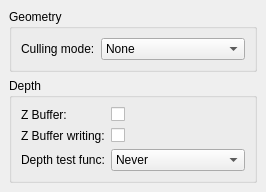
                  <widget class="QWidget" name="scrollAreaWidgetContents_2">
                   <property name="geometry">
                    <rect>
                     <x>0</x>
                     <y>0</y>
                     <width>245</width>
                     <height>174</height>
                    </rect>
                   </property>
                   <layout class="QVBoxLayout" name="verticalLayout_5">
                    <property name="margin">
                     <number>9</number>
                    </property>
                    <item>
                     <widget class="QGroupBox" name="geometryGroupBox">
                      <property name="title">
                       <string>Geometry</string>
                      </property>
                      <layout class="QHBoxLayout" name="horizontalLayout_7" stretch="0,1">
                       <item>
                        <widget class="QLabel" name="label_19">
                         <property name="text">
                          <string>Culling mode:</string>
                         </property>
                        </widget>
                       </item>
                       <item>
                        <widget class="QComboBox" name="cullingMode">
                         <item>
                          <property name="text">
                           <string>None</string>
                          </property>
                         </item>
                         <item>
                          <property name="text">
                           <string>Clockwise</string>
                          </property>
                         </item>
                         <item>
                          <property name="text">
                           <string>Counter clockwise</string>
                          </property>
                         </item>
                        </widget>
                       </item>
                      </layout>
                     </widget>
                    </item>
                    <item>
                     <widget class="QGroupBox" name="depthGroupBox">
                      <property name="title">
                       <string>Depth</string>
                      </property>
                      <layout class="QFormLayout" name="formLayout">
                       <property name="fieldGrowthPolicy">
                        <enum>QFormLayout::AllNonFixedFieldsGrow</enum>
                       </property>
                       <item row="0" column="0">
                        <widget class="QLabel" name="label_21">
                         <property name="text">
                          <string>Z Buffer:</string>
                         </property>
                        </widget>
                       </item>
                       <item row="0" column="1">
                        <widget class="QCheckBox" name="zBufferEnabled">
                         <property name="text">
                          <string/>
                         </property>
                        </widget>
                       </item>
                       <item row="1" column="0">
                        <widget class="QLabel" name="label_20">
                         <property name="text">
                          <string>Z Buffer writing:</string>
                         </property>
                        </widget>
                       </item>
                       <item row="3" column="0">
                        <widget class="QLabel" name="label">
                         <property name="text">
                          <string>Depth test func:</string>
                         </property>
                        </widget>
                       </item>
                       <item row="1" column="1">
                        <widget class="QCheckBox" name="zBufferWriteEnabled">
                         <property name="text">
                          <string/>
                         </property>
                        </widget>
                       </item>
                       <item row="3" column="1">
                        <widget class="QComboBox" name="depthTestFuncCombo">
                         <item>
                          <property name="text">
                           <string>Never</string>
                          </property>
                         </item>
                         <item>
                          <property name="text">
                           <string>Less ( &lt; )</string>
                          </property>
                         </item>
                         <item>
                          <property name="text">
                           <string>Equal ( == )</string>
                          </property>
                         </item>
                         <item>
                          <property name="text">
                           <string>LessEqual ( &lt;= )</string>
                          </property>
                         </item>
                         <item>
                          <property name="text">
                           <string>Greater ( &gt; )</string>
                          </property>
                         </item>
                         <item>
                          <property name="text">
                           <string>NotEqual ( != )</string>
                          </property>
                         </item>
                         <item>
                          <property name="text">
                           <string>GreaterEqual ( &gt;= )</string>
                          </property>
                         </item>
                         <item>
                          <property name="text">
                           <string>Always</string>
                          </property>
                         </item>
                        </widget>
                       </item>
                      </layout>
                     </widget>
                    </item>
                   </layout>
                  </widget>
